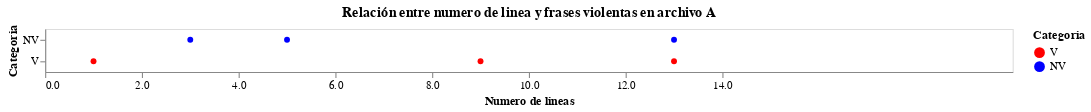

Here is the notebook cell this chart was saved with:
### Code cell
import pandas as pd
import altair as alt

# Sample data
data = {
    'archivo_origen': ['A', 'A', 'A', 'A', 'A', 'A'],
    'numero_linea': [1, 3, 5, 8, 12, 14],
    'clasificacion': ['V', 'NV', 'NV', 'V', 'NV', 'V'],
    'text': ['Text 1', 'Text 2', 'Text 3', 'Text 4', 'Text 5', 'Text 6']
}

df_violentos = pd.DataFrame(data)

# Domain and range for color scale
domain_v = ['V', 'NV']
range_ = ['red', 'blue']

scatterplots = []

for file_name, group_df in df_violentos.groupby('archivo_origen'):
    min_linea = group_df['numero_linea'].min()
    max_linea = group_df['numero_linea'].max()
    interval = max_linea - min_linea
    nice_value = max(1, int(interval / 10))
    x_scale = alt.Scale(domain=[0, max_linea], nice=nice_value)

    scatterplot = alt.Chart(group_df, width=900).mark_circle().encode(
        x=alt.X('numero_linea:Q', title='Numero de lineas', scale=x_scale, bin=True),
        y=alt.Y('clasificacion:N', title='Categoria'),
        color=alt.Color('clasificacion:N', title='Categoria', scale=alt.Scale(domain=domain_v, range=range_)),
        tooltip=['clasificacion:N', 'count():Q', 'numero_linea:Q']
    ).properties(
        title=f'Relación entre numero de linea y frases violentas en archivo {file_name}'
    )
    scatterplots.append(scatterplot)

chart_lineas_cat = alt.vconcat(*scatterplots)
chart_lineas_cat

### Figure 1 — Vega-Lite specification as saved in the notebook (floating-point values rounded to 4 significant figures)
{"config": {"view": {"continuousWidth": 400, "continuousHeight": 300}}, "vconcat": [{"mark": "circle", "encoding": {"color": {"field": "clasificacion", "scale": {"domain": ["V", "NV"], "range": ["red", "blue"]}, "title": "Categoria", "type": "nominal"}, "tooltip": [{"field": "clasificacion", "type": "nominal"}, {"aggregate": "count", "type": "quantitative"}, {"field": "numero_linea", "type": "quantitative"}], "x": {"bin": true, "field": "numero_linea", "scale": {"domain": [0, 14.0], "nice": 1}, "title": "Numero de lineas", "type": "quantitative"}, "y": {"field": "clasificacion", "title": "Categoria", "type": "nominal"}}, "title": "Relación entre numero de linea y frases violentas en archivo A", "width": 900}], "data": {"name": "data-f61a1f33b3f7d33c83ad4c6cc5bbafa1"}, "$schema": "https://vega.github.io/schema/vega-lite/v4.17.0.json", "datasets": {"data-f61a1f33b3f7d33c83ad4c6cc5bbafa1": [{"archivo_origen": "A", "numero_linea": 1, "clasificacion": "V", "text": "Text 1"}, {"archivo_origen": "A", "numero_linea": 3, "clasificacion": "NV", "text": "Text 2"}, {"archivo_origen": "A", "numero_linea": 5, "clasificacion": "NV", "text": "Text 3"}, {"archivo_origen": "A", "numero_linea": 8, "clasificacion": "V", "text": "Text 4"}, {"archivo_origen": "A", "numero_linea": 12, "clasificacion": "NV", "text": "Text 5"}, {"archivo_origen": "A", "numero_linea": 14, "clasificacion": "V", "text": "Text 6"}]}}
